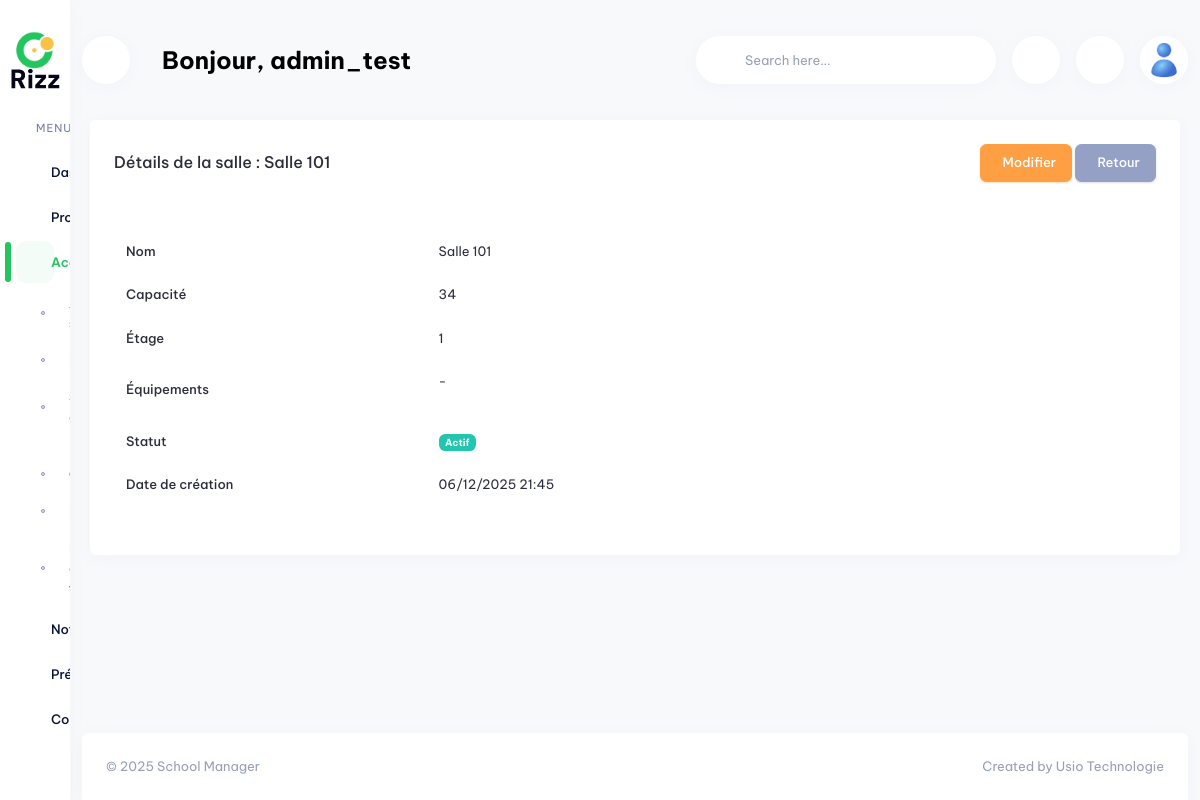
The app's page /academic/classrooms/1/ (signed in) with its own data.
### app_profile/models.py (models this page shows, shortened)
class Profile(models.Model):
    GENDER = [('male', 'Masculin'), ('female', 'Féminin'), ('other', 'Autre')]
    user = models.OneToOneField(
        User,
        on_delete=models.CASCADE,
        verbose_name="Utilisateur",
        help_text="Utilisateur Django associé à ce profil",
        related_name="profile"
    )
    reference = models.UUIDField(
        default=uuid4,
        unique=True,
        editable=False,
        verbose_name="Référence",
        help_text="Référence unique UUID du profil"
    )
    full_name = models.CharField(
        max_length=200,
        verbose_name="Nom complet",
        help_text="Nom et prénom du titulaire du compte"
    )
    firstname = models.CharField(
        max_length=100,
        verbose_name="Prénom",
        null=True,
        blank=True,
        help_text="Prénom du titulaire du compte"
    )
    name = models.CharField(
        max_length=100,
        verbose_name="Nom de famille",
        null=True,
        blank=True,
        help_text="Nom de famille du titulaire du compte"
    )
    birth_date = models.DateField(
        blank=True,
        null=True,
        verbose_name="Date de naissance",
        help_text="Date de naissance du titulaire (optionnel)"
    )
    id_card_number = models.CharField(
        max_length=50,
        blank=True,
        null=True,
        verbose_name="Numéro de pièce d'identité",
        help_text="Numéro de la pièce d'identité (optionnel)"
    )
    pincode = models.CharField(
        max_length=20,
        blank=True,
        null=True,
        verbose_name="Code PIN",
        help_text="Code PIN personnel (optionnel)"
    )
    gender = models.CharField(
        max_length=10,
        choices=GENDER,
        blank=True,
        null=True,
        verbose_name="Genre",
        help_text="Genre du titulaire (optionnel)"
    )
    country = models.ForeignKey(
        Country,
        on_delete=models.PROTECT,
        verbose_name="Pays",
        blank=True,
        null=True,
        help_text="Pays d'origine du titulaire"
    )
    phone = models.CharField(
        max_length=20,
        blank=True,
        null=True,
        verbose_name="Téléphone",
        help_text="Numéro de téléphone (optionnel)"
    )
    is_verified = models.BooleanField(
        default=False,
        verbose_name="Vérifié",
        help_text="Indique si le profil a été vérifié"
    )
    ROLE_CHOICES = [
        ('student', 'Élève'),
        ('teacher', 'Enseignant'),
        ('parent', 'Parent'),
        ('admin', 'Administrateur'),
        ('staff', 'Personnel'),
    ]
    role = models.CharField(
        max_length=20,
        choices=ROLE_CHOICES,
        blank=True,
        null=True,
        verbose_name="Rôle",
        help_text="Rôle principal du profil"
    )
    max_wallets = models.PositiveIntegerField(
        default=5,
        verbose_name="Nombre maximum de wallets",
        help_text="Nombre maximum de wallets que cet utilisateur peut créer (0 = illimité)"
    )
    photo = models.ImageField(
        upload_to='profiles/photos/',
        blank=True,
        null=True,
        verbose_name="Photo de profil",
        help_text="Photo de profil de l'utilisateur (max 2 Mo)"
    )
    is_active = models.BooleanField(
        default=True,
        verbose_name="Actif",
        help_text="Indique si le profil est actif"
    )
    created_at = models.DateTimeField(
        auto_now_add=True,
        verbose_name="Date de création"
    )
    updated_at = models.DateTimeField(
        auto_now=True,
        verbose_name="Date de modification"
    )
    objects = ProfileManager()
    class Meta:
        verbose_name = "Profile"
        verbose_name_plural = "Profiles"
        ordering = ['created_at']
        unique_together = ['phone']

### app_academic/models.py (models this page shows, shortened)
class ClassRoom(models.Model):
    name = models.CharField(
        max_length=100,
        unique=True,
        verbose_name="Nom",
        help_text="Nom de la salle (ex: Salle 101, Laboratoire de Sciences)"
    )
    capacity = models.IntegerField(
        validators=[MinValueValidator(1)],
        verbose_name="Capacité",
        help_text="Nombre maximum d'élèves que la salle peut accueillir"
    )
    floor = models.IntegerField(
        null=True,
        blank=True,
        verbose_name="Étage",
        help_text="Numéro de l'étage (optionnel)"
    )
    equipment = models.TextField(
        blank=True,
        null=True,
        verbose_name="Équipements",
        help_text="Liste des équipements disponibles dans la salle"
    )
    is_active = models.BooleanField(
        default=True,
        verbose_name="Actif",
        help_text="Indique si la salle est active"
    )
    created_at = models.DateTimeField(
        auto_now_add=True,
        verbose_name="Date de création"
    )
    updated_at = models.DateTimeField(
        auto_now=True,
        verbose_name="Date de modification"
    )
    created_by = models.ForeignKey(
        settings.AUTH_USER_MODEL,
        on_delete=models.SET_NULL,
        null=True,
        blank=True,
        related_name='classrooms_created',
        verbose_name="Créé par"
    )
    updated_by = models.ForeignKey(
        settings.AUTH_USER_MODEL,
        on_delete=models.SET_NULL,
        null=True,
        blank=True,
        related_name='classrooms_updated',
        verbose_name="Modifié par"
    )
    class Meta:
        verbose_name = "Salle de classe"
        verbose_name_plural = "Salles de classe"
        ordering = ['name']
        indexes = [
            models.Index(fields=['name']),
            models.Index(fields=['is_active']),
        ]

### app_academic/views.py (the view)
# urls.py: path('classrooms/<int:pk>/', views.ClassroomDetailView.as_view(), name='classroom_detail'),
class ClassroomDetailView(PermissionRequiredMixin, DetailView):
    model = ClassRoom
    template_name = 'app_academic/classroom_detail.html'
    context_object_name = 'classroom'
    required_permission = 'view_class'
    required_resource = 'app_academic'
    @method_decorator(login_required)
    def dispatch(self, *args, **kwargs):
        return super().dispatch(*args, **kwargs)
    def get_queryset(self):
        return ClassRoom.objects.filter(is_active=True)

### templates/app_academic/classroom_detail.html (shortened to what this page needs)
{% extends "base.html" %}
{% load static %}
{% block content %}
<div class="row">
    <div class="col-12">
        <div class="card">
            <div class="card-header">
                <div class="row align-items-center">
                    <div class="col">
                        <h4 class="card-title mb-0">Détails de la salle : {{ classroom.name }}</h4>
                    </div>
                    <div class="col-auto">
                        <a href="{% url 'app_academic:classroom_update' classroom.pk %}" class="btn btn-warning">
                             Modifier
                        </a>
                        <a href="{% url 'app_academic:classroom_list' %}" class="btn btn-secondary">
                             Retour
                        </a>
                    </div>
                </div>
            </div>
            <div class="card-body">
                <table class="table table-borderless">
                    <tr>
                        <th width="30%">Nom</th>
                        <td>{{ classroom.name }}</td>
                    </tr>
                    <tr>
                        <th>Capacité</th>
                        <td>{{ classroom.capacity }}</td>
                    </tr>
                    <tr>
                        <th>Étage</th>
                        <td>{{ classroom.floor|default:"-" }}</td>
                    </tr>
                    <tr>
                        <th>Équipements</th>
                        <td>{{ classroom.equipment|default:"-"|linebreaks }}</td>
                    </tr>
                    <tr>
                        <th>Statut</th>
                        <td>
                            {% if classroom.is_active %}
                                <span class="badge bg-success">Actif</span>
                            {% else %}
                                <span class="badge bg-danger">Inactif</span>
                            {% endif %}
                        </td>
                    </tr>
                    <tr>
                        <th>Date de création</th>
                        <td>{{ classroom.created_at|date:"d/m/Y H:i" }}</td>
                    </tr>
                </table>
            </div>
        </div>
    </div>
</div>
{% endblock %}

### templates/base.html (shortened to what this page needs)
<!DOCTYPE html>
{% load static %}
<html lang="en" dir="ltr" data-startbar="light" data-bs-theme="light">
<head>
    <link rel="stylesheet" href="{% static 'school_manager/assets/libs/jsvectormap/css/jsvectormap.min.css' %}">
     <link href="{% static 'school_manager/assets/css/bootstrap.min.css' %}" rel="stylesheet" type="text/css" />
     <link href="{% static 'school_manager/assets/css/icons.min.css' %}" rel="stylesheet" type="text/css" />
     <link href="{% static 'school_manager/assets/css/app.min.css' %}" rel="stylesheet" type="text/css" />
     <link href="{% static 'school_manager/assets/css/custom-colors.css' %}" rel="stylesheet" type="text/css" />
</head>
<body>
    {% block navbar %}
    <div class="topbar d-print-none">
        <div class="container-xxl">
            <nav class="topbar-custom d-flex justify-content-between" id="topbar-custom">
                <ul class="topbar-item list-unstyled d-inline-flex align-items-center mb-0">
                    <li>
                        <button class="nav-link mobile-menu-btn nav-icon" id="togglemenu">
                        </button>
                    </li>
                    <li class="mx-3 welcome-text">
                        <h3 class="mb-0 fw-bold text-truncate">Bonjour, {{ user_full_name|default:request.user.username }}</h3>
                    </li>
                </ul>
                <ul class="topbar-item list-unstyled d-inline-flex align-items-center mb-0">
                    <li class="hide-phone app-search">
                        <form role="search" action="" method="get">
                            <input type="search" name="search" class="form-control top-search mb-0" placeholder="Search here...">
                            <button type="submit"></button>
                        </form>
                    </li>
                    <li class="topbar-item">
                        <a class="nav-link nav-icon" href="javascript:void(0);" id="light-dark-mode">
                        </a>
                    </li>
                    <li class="dropdown topbar-item">
                        <a class="nav-link dropdown-toggle arrow-none nav-icon" data-bs-toggle="dropdown" href="index.html#" role="button"
                            aria-haspopup="false" aria-expanded="false">
                        </a>
                    </li>
                    {% if request.user.is_authenticated %}
                        <li class="dropdown topbar-item">
                          <a class="nav-link dropdown-toggle arrow-none nav-icon" data-bs-toggle="dropdown" href="#" role="button"
                             aria-haspopup="false" aria-expanded="false">
                            {% if user_photo %}
                              <img src="{{ user_photo.url }}" alt="{{ user_full_name|default:request.user.username }}" class="thumb-lg rounded-circle">
                            {% else %}
                              <img src="{% static 'school_manager/assets/images/avatar.jpg' %}" alt="{{ user_full_name|default:request.user.username }}" class="thumb-lg rounded-circle">
                            {% endif %}
                          </a>
                        </li>
                        {% else %}
                        <li class="topbar-item">
                          <a class="btn btn-sm btn-primary" href="{% url 'app_profile:login' %}">Se connecter</a>
                        </li>
                        {% endif %}
                </ul>
            </nav>
        </div>
    </div>
    {% endblock %}
    {% block sidebar %}
    <div class="startbar d-print-none">
        <div class="brand">
            <a href="index.html" class="logo">
                <span>
                    <img src="assets/images/logo-sm.png" alt="logo-small" class="logo-sm">
                </span>
            </a>
        </div>
        <div class="startbar-menu" >
            <div class="startbar-collapse" id="startbarCollapse" data-simplebar>
                <div class="d-flex align-items-start flex-column w-100">
                    <ul class="navbar-nav mb-auto w-100">
                        {% for menu_item in sidebar_menu %}
                            <li class="nav-item">
                                {% if menu_item.url %}
                                    <a class="nav-link {% if menu_item.is_active %}active{% endif %}" href="{{ menu_item.url }}">
                                    </a>
                                {% elif menu_item.children %}
                                    {% with menu_id="sidebar"|add:menu_item.title|slugify %}
                                    <a class="nav-link {% if menu_item.is_active %}active{% endif %}" href="#{{ menu_id }}" data-bs-toggle="collapse" role="button"
                                        aria-expanded="{% if menu_item.is_active %}true{% else %}false{% endif %}" aria-controls="{{ menu_id }}">
                                    </a>
                                    {% endwith %}
                                {% endif %}
                            </li>
                        {% endfor %}
                    </ul>
                </div>
            </div>
        </div>
    </div>
    {% endblock %}
    <div class="page-wrapper">
        <div class="page-content">
            <div class="container-xxl">
              {% block content %}
              {% endblock %}
            </div>
            <footer class="footer text-center text-sm-start d-print-none">
                <div class="container-xxl">
                    <div class="row">
                        <div class="col-12">
                            <div class="card mb-0 rounded-bottom-0">
                                <div class="card-body">
                                    <p class="text-muted mb-0">
                                        ©
                                        School Manager
                                        <span
                                            class="text-muted d-none d-sm-inline-block float-end">
                                            Created by Usio Technologie</span>
                                    </p>
                                </div>
                            </div>
                        </div>
                    </div>
                </div>
            </footer>
        </div>
    </div>
</body>
</html>

### records on screen
Profile: full_name.username "admin_test"
ClassRoom: name "Salle 101", capacity "34", floor "1", equipment "-", created_at "06/12/2025 21:45"
